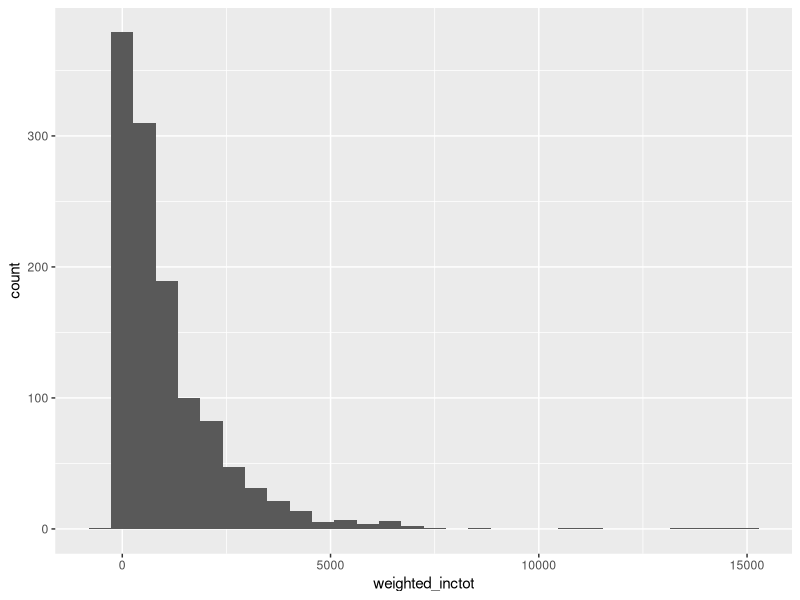
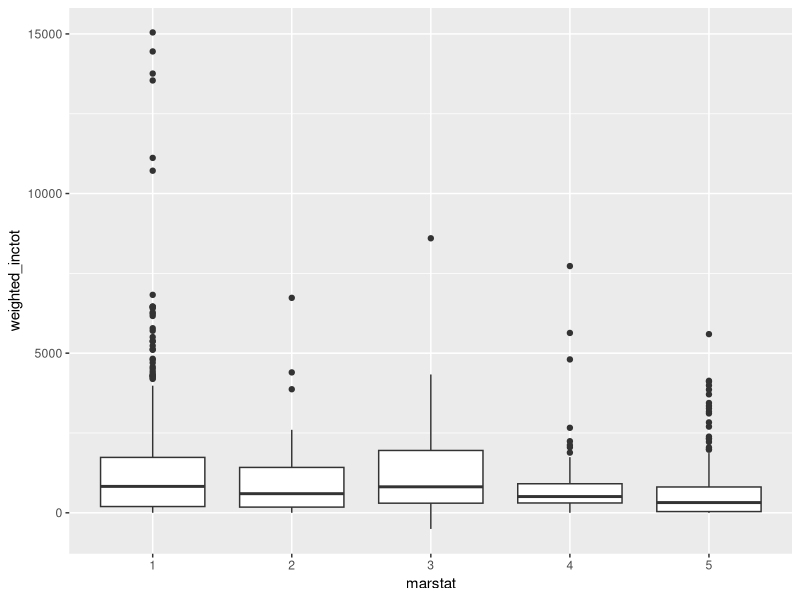
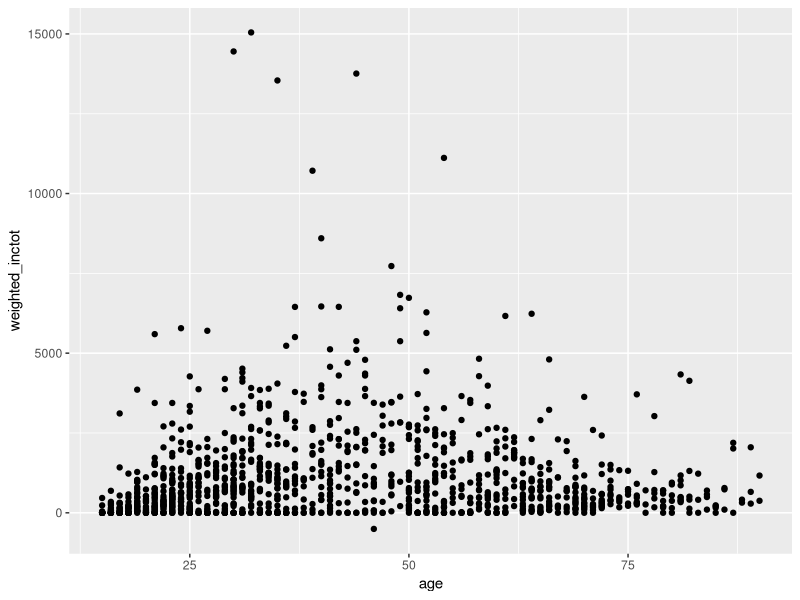
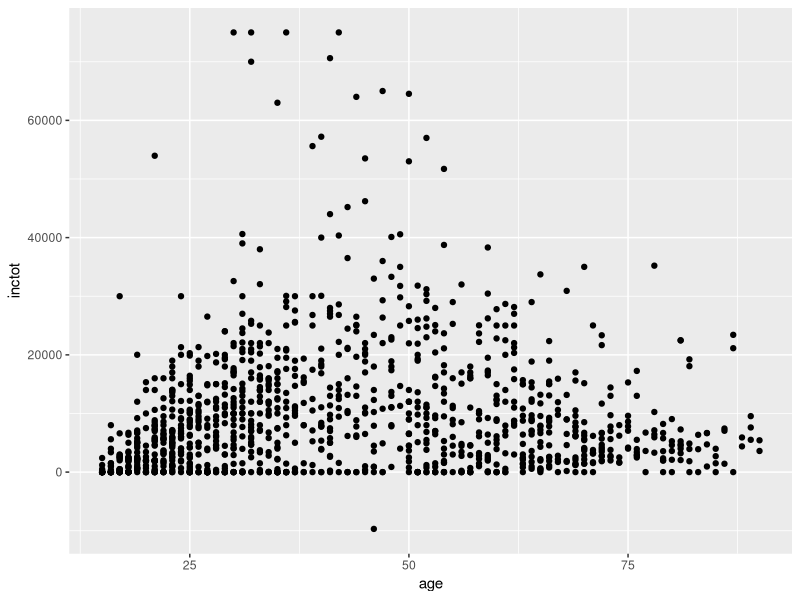

Write R code to recreate these figures, in order.
## ---- chunk 1
knitr::opts_chunk$set(echo = TRUE)
## ---- chunk 2
library(tidyverse)
## ---- chunk 3

## ---- chunk 4
data <- read_csv("ipums.csv")
## ---- chunk 5
Size <- data %>% select(c(1, 2)) %>%
    group_by(stratum, psu) %>%
    summarise(n = n())
## ---- chunk 6
select_psu <- function(i) {
    sample(Size$psu[(10 * (i - 1) + 1):(10 * i)], 2,
           prob = Size$n[(10 * (i - 1) + 1):(10 * i)] /
               sum(Size$n[(10 * (i - 1) + 1):(10 * i)]))
}

s1 <- select_psu(1)
s2 <- select_psu(2)
s3 <- select_psu(3)
s4 <- select_psu(4)
s5 <- select_psu(5)
s6 <- select_psu(6)
s7 <- select_psu(7)
s8 <- select_psu(8)
s9 <- select_psu(9)
## ---- chunk 7
sample_1_1 <- sample(1:Size$n[s1[1]],  67)
sample_1_2 <- sample(1:Size$n[s1[2]],  67)
sample_2_1 <- sample(1:Size$n[s2[1]],  67)
sample_2_2 <- sample(1:Size$n[s2[2]],  67)
sample_3_1 <- sample(1:Size$n[s3[1]],  67)
sample_3_2 <- sample(1:Size$n[s3[2]],  67)
sample_4_1 <- sample(1:Size$n[s4[1]],  67)
sample_4_2 <- sample(1:Size$n[s4[2]],  67)
sample_5_1 <- sample(1:Size$n[s5[1]],  67)
sample_5_2 <- sample(1:Size$n[s5[2]],  67)
sample_6_1 <- sample(1:Size$n[s6[1]],  67)
sample_6_2 <- sample(1:Size$n[s6[2]],  67)
sample_7_1 <- sample(1:Size$n[s7[1]],  67)
sample_7_2 <- sample(1:Size$n[s7[2]],  67)
sample_8_1 <- sample(1:Size$n[s8[1]],  67)
sample_8_2 <- sample(1:Size$n[s8[2]],  67)
sample_9_1 <- sample(1:Size$n[s9[1]],  67)
sample_9_2 <- sample(1:Size$n[s9[2]],  67)
## ---- chunk 8
(sample_data <- data %>% filter(psu == s1[1]) %>%
    slice(sample_1_1) %>%
    full_join(data %>% filter(psu == s1[2]) %>%
                  slice(sample_1_2)) %>%
    full_join(data %>% filter(psu == s2[1]) %>%
                  slice(sample_2_1)) %>%
    full_join(data %>% filter(psu == s2[2]) %>%
                  slice(sample_2_2)) %>%
    full_join(data %>% filter(psu == s3[1]) %>%
                  slice(sample_3_1)) %>%
    full_join(data %>% filter(psu == s3[2]) %>%
                  slice(sample_3_2)) %>%
    full_join(data %>% filter(psu == s4[1]) %>%
                  slice(sample_4_1)) %>%
    full_join(data %>% filter(psu == s4[2]) %>%
                  slice(sample_4_2)) %>%
    full_join(data %>% filter(psu == s5[1]) %>%
                  slice(sample_5_1)) %>%
    full_join(data %>% filter(psu == s5[2]) %>%
                  slice(sample_5_2)) %>%
    full_join(data %>% filter(psu == s6[1]) %>%
                  slice(sample_6_1)) %>%
    full_join(data %>% filter(psu == s6[2]) %>%
                  slice(sample_6_2)) %>%
    full_join(data %>% filter(psu == s7[1]) %>%
                  slice(sample_7_1)) %>%
    full_join(data %>% filter(psu == s7[2]) %>%
                  slice(sample_7_2)) %>%
    full_join(data %>% filter(psu == s8[1]) %>%
                  slice(sample_8_1)) %>%
    full_join(data %>% filter(psu == s8[2]) %>%
                  slice(sample_8_2)) %>%
    full_join(data %>% filter(psu == s9[1]) %>%
                  slice(sample_9_1)) %>%
    full_join(data %>% filter(psu == s9[2]) %>%
                  slice(sample_9_2)))
## ---- chunk 9
(weight <- Size %>% mutate(
    pro = n / sum(n),
    pro_2 = 67 / n,
    weight = 1 / (pro * pro_2)
) %>% 
    group_by(stratum) %>% 
    summarise(weight = max(weight)))
## ---- chunk 10
sample_data %>%
    mutate(weighted_inctot = sample_data$inctot * rep(weight$weight, 1, each = 134) /
               sum(weight$weight)) %>% 
    ggplot() +
    geom_histogram(aes(weighted_inctot))
## ---- chunk 11
sample_data["marstat"]<- factor(sample_data$marstat)

sample_data %>%
    mutate(weighted_inctot = sample_data$inctot * rep(weight$weight, 1, each = 134) /
               sum(weight$weight)) %>% 
    ggplot(aes(x=marstat, y=weighted_inctot))+
    geom_boxplot()
## ---- chunk 12
sample_data %>%
    mutate(weighted_inctot = sample_data$inctot * rep(weight$weight, 1, each = 134) /
               sum(weight$weight)) %>%
    ggplot(aes(x = age, y = weighted_inctot)) +
    geom_point()

sample_data %>%
    ggplot(aes(x=age, y=inctot))+
    geom_point()
## ---- chunk 13
sum(sample_data$inctot * rep(weight$weight, 1, each = 134)) /
    (sum(weight$weight) * 134)
## ---- chunk 14
sqrt(1206 / (1206 - 1) * (sum(
    sample_data$inctot ^ 2 * rep(weight$weight, 1, each = 134)
) /
    (sum(weight$weight) * 134) - (
        sum(sample_data$inctot * rep(weight$weight, 1, each = 134)) /
            (sum(weight$weight) * 134)
    ) ^ 2))
## ---- chunk 15
1206 / (1206 - 1) * (sum(sample_data$inctot ^ 2 * 1/1206) - (sum(sample_data$inctot * 1/1206) ^ 2))
## ---- chunk 16
1206 / (1206 - 1) * 
    (sum(sample_data$inctot ^ 2 * 
             rep(weight$weight, 1, each = 134)) /
        (sum(weight$weight) * 134) - 
        (sum(sample_data$inctot * rep(weight$weight, 1, each = 134)) /
        (sum(weight$weight) * 134)) ^ 2) / (1206 / (1206 - 1) *
        (sum(sample_data$inctot ^ 2 * 1 /1206) - 
        (sum(sample_data$inctot * 1 / 1206) ^ 2)))
